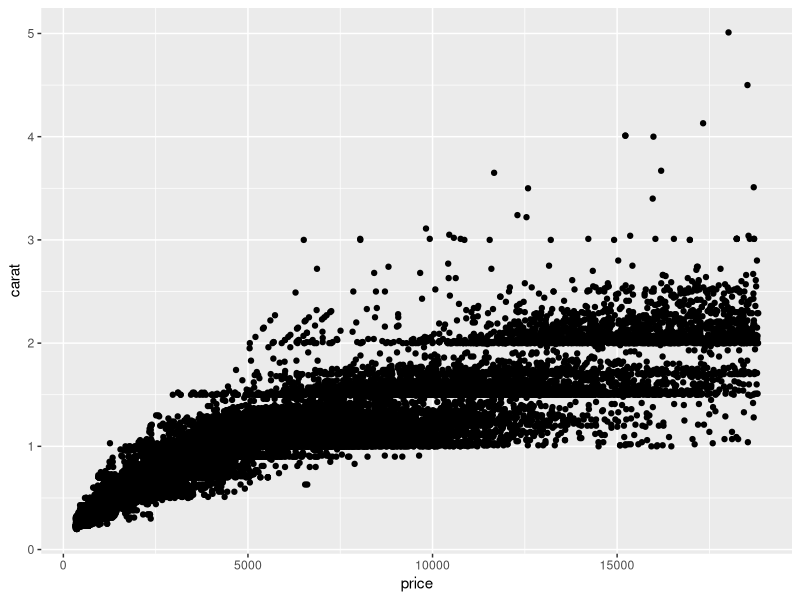
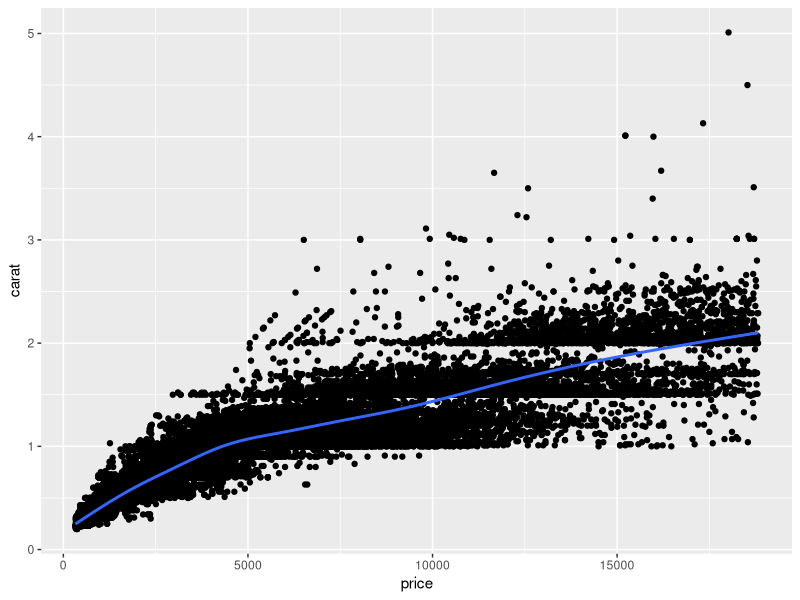
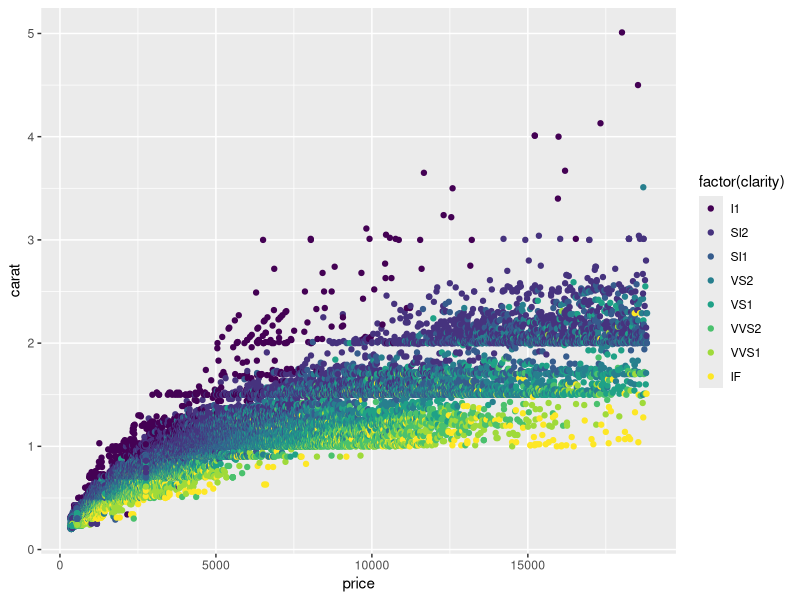
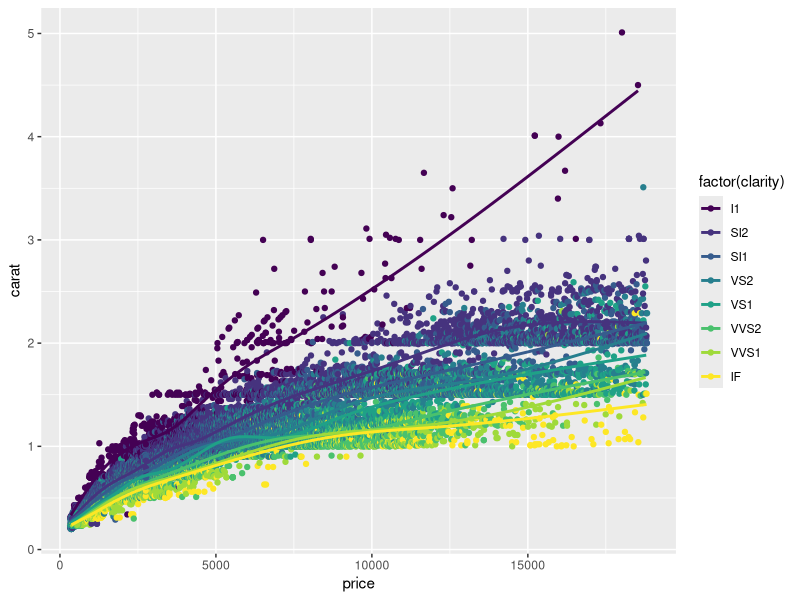

Here is the R script that generated these plots, in order:
library(ggplot2)

help(diamonds)

#1
ggplot(diamonds, aes(x = price, y = carat)) + geom_point()

#2
ggplot(diamonds, aes(x = price, y = carat)) + geom_point() + geom_smooth()

#3
ggplot(diamonds, aes(x = price, y = carat, color = factor(clarity))) +
  geom_point() 

#4
ggplot(diamonds, aes(x = price, y = carat, color = factor(clarity))) +
  geom_point()+ geom_smooth(se = FALSE)


